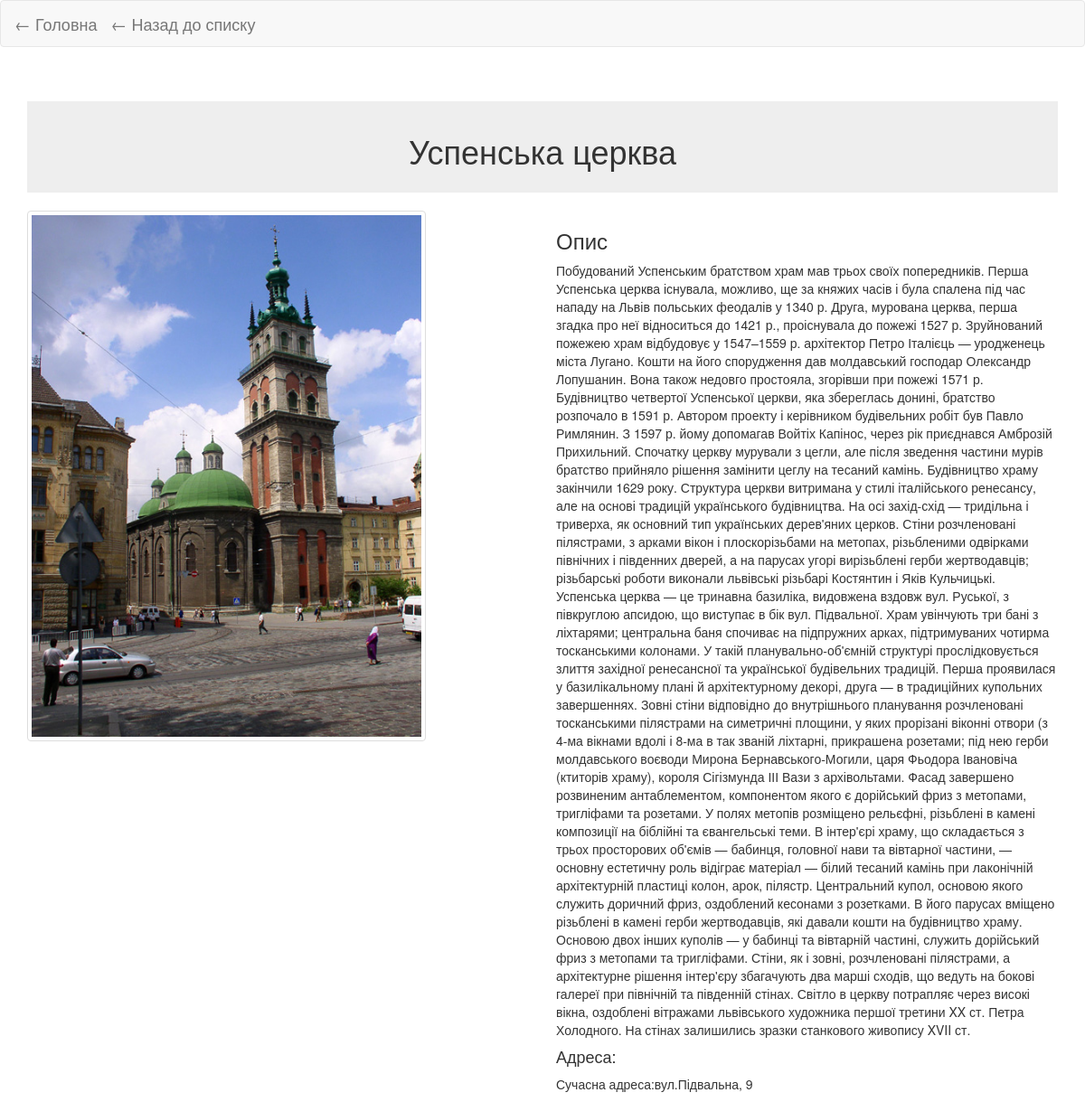
Screenshot of /obj/5/ with the database file from the repository.
### lvivarc/models.py (models this page shows, shortened)
class  ArcObj(models.Model):
    objName = models.CharField(max_length=100)
    objType = models.ForeignKey(ArcType, on_delete=models.CASCADE, default=1)
    descr = models.TextField()
    image = models.ImageField(upload_to="", blank=True)
    curAddr = models.CharField(max_length=60)

### lvivarc/views.py (the view)
# urls.py: re_path(r'^obj/(?P<obj_id>\d+)/', views.arcobj, name="arcobj"),
def arcobj(request, obj_id):
    obj = get_object_or_404(ArcObj, id=obj_id)
    return render(request, "arcobj.html", {"obj": obj})

### lvivarc/templates/arcobj.html (shortened to what this page needs)
<!DOCTYPE html>
<html lang="uk">
<head>
    {% load static %}
    <link rel="stylesheet" href="https://maxcdn.bootstrapcdn.com/bootstrap/3.3.7/css/bootstrap.min.css">
</head>
<body>
<nav class="navbar navbar-default">
    <div class="container-fluid">
        <div class="navbar-header">
            <a class="navbar-brand" href="{% url 'index' %}">← Головна</a>
            <a class="navbar-brand" href="{% url 'arclist' obj.objType.id %}">← Назад до списку</a>
        </div>
    </div>
</nav>
<div class="container">
    <div class="page-header text-center" style="background-color: #eeeeee; padding: 15px;">
        <h1>{{ obj.objName }}</h1>
    </div>
    <div class="row">
        <div class="col-md-6">
            {% if obj.image %}
                <img src="{% static 'media/' %}{{ obj.image.name|urlencode }}"
                     alt="{{ obj.objName }}"
                     class="img-responsive img-thumbnail">
            {% else %}
                <p><i>Фото відсутнє</i></p>
            {% endif %}
        </div>
        <div class="col-md-6">
            <h3>Опис</h3>
            <p>{{ obj.descr }}</p>
            <h4>Адреса:</h4>
            <p>{{ obj.curAddr }}</p>
        </div>
    </div>
</div>
</body>
</html>

### rows the page displays
ArcObj: objName "Успенська церква", image.name|urlencode (picture), descr "Побудований Успенським братством храм мав трьох своїх попередників. Перша Успенська церква існувала, можливо, ще за княжих часів і була спалена під час нападу на Львів польських феодалів у 1340 р. Друга, мурована церква, перша згадка про неї відноситься до 1421 р., проіснувала до пожежі 1527 р. Зруйнований пожежею храм відбудовує у 1547–1559 р. архітектор Петро Італієць — уродженець міста Лугано. Кошти на його спорудження дав молдавський господар Олександр Лопушанин. Вона також недовго простояла, згорівши при пожежі 1571 р. Будівництво четвертої Успенської церкви, яка збереглась донині, братство розпочало в 1591 р. Автором проекту і керівником будівельних робіт був Павло Римлянин. З 1597 р.…", curAddr "Сучасна адреса:вул.Підвальна, 9"
